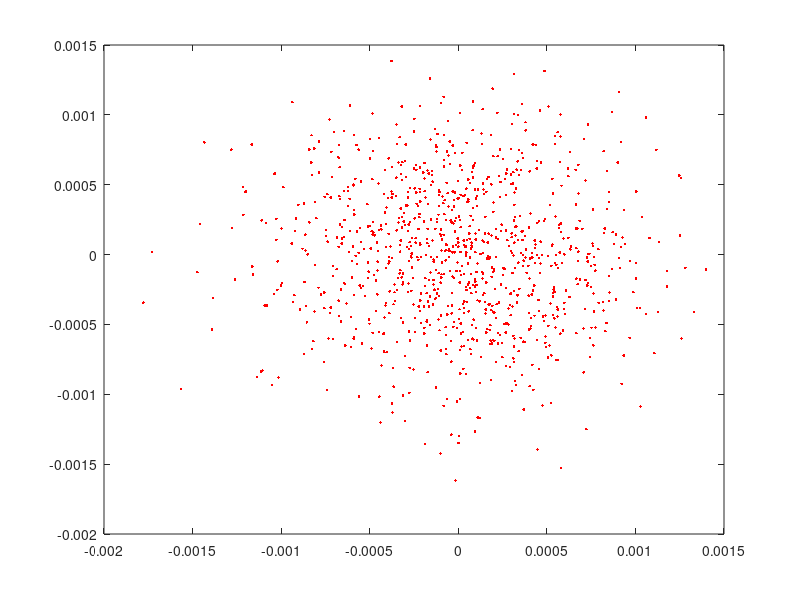

The MATLAB source for this figure:
close all;

Gam = 0.5;
dGause = 0.001
for i=1:1000
    noi = Gam*(dGause*randn);
    
    x(i) = noi;
end

for i=1:1000
    noi = Gam*(dGause*randn);
    
    y(i) = noi;
end

plot(x,y,'r.');